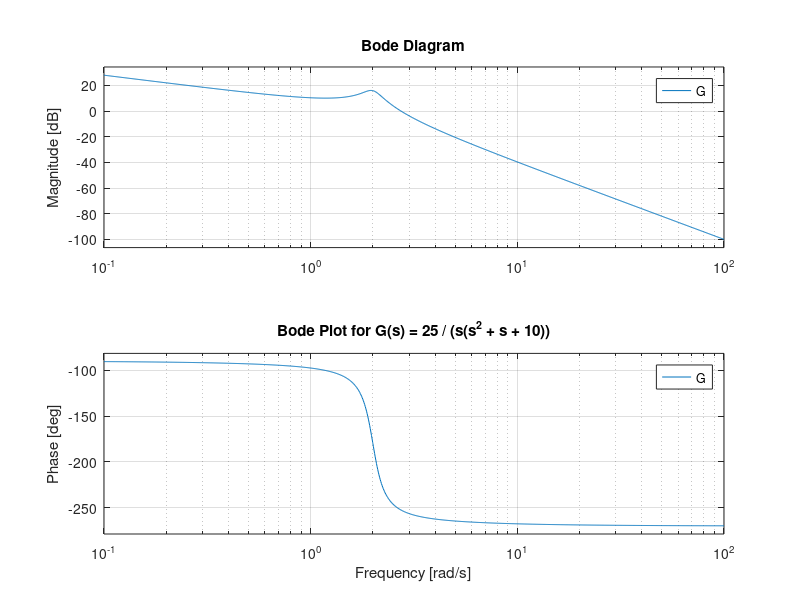

This figure's MATLAB source:
clear all;
close all;
clc;

s = tf('s');

numerator = 25;
denominator = s * (2.5* s^2 + s + 10);
G = numerator / denominator;

% Plot the Bode plot
figure;
bode(G);
grid on;
title('Bode Plot for G(s) = 25 / (s(s^2 + s + 10))');
